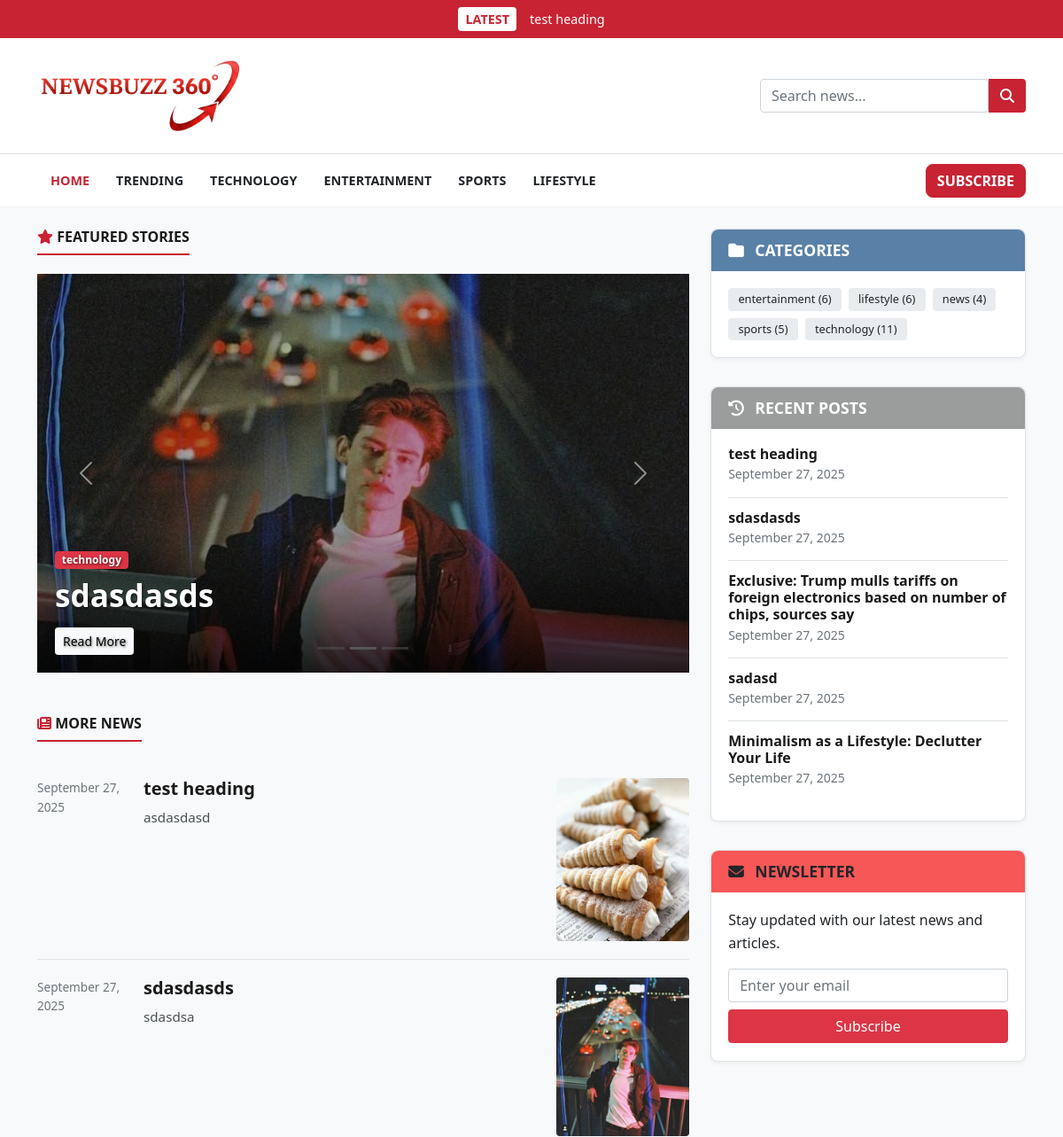
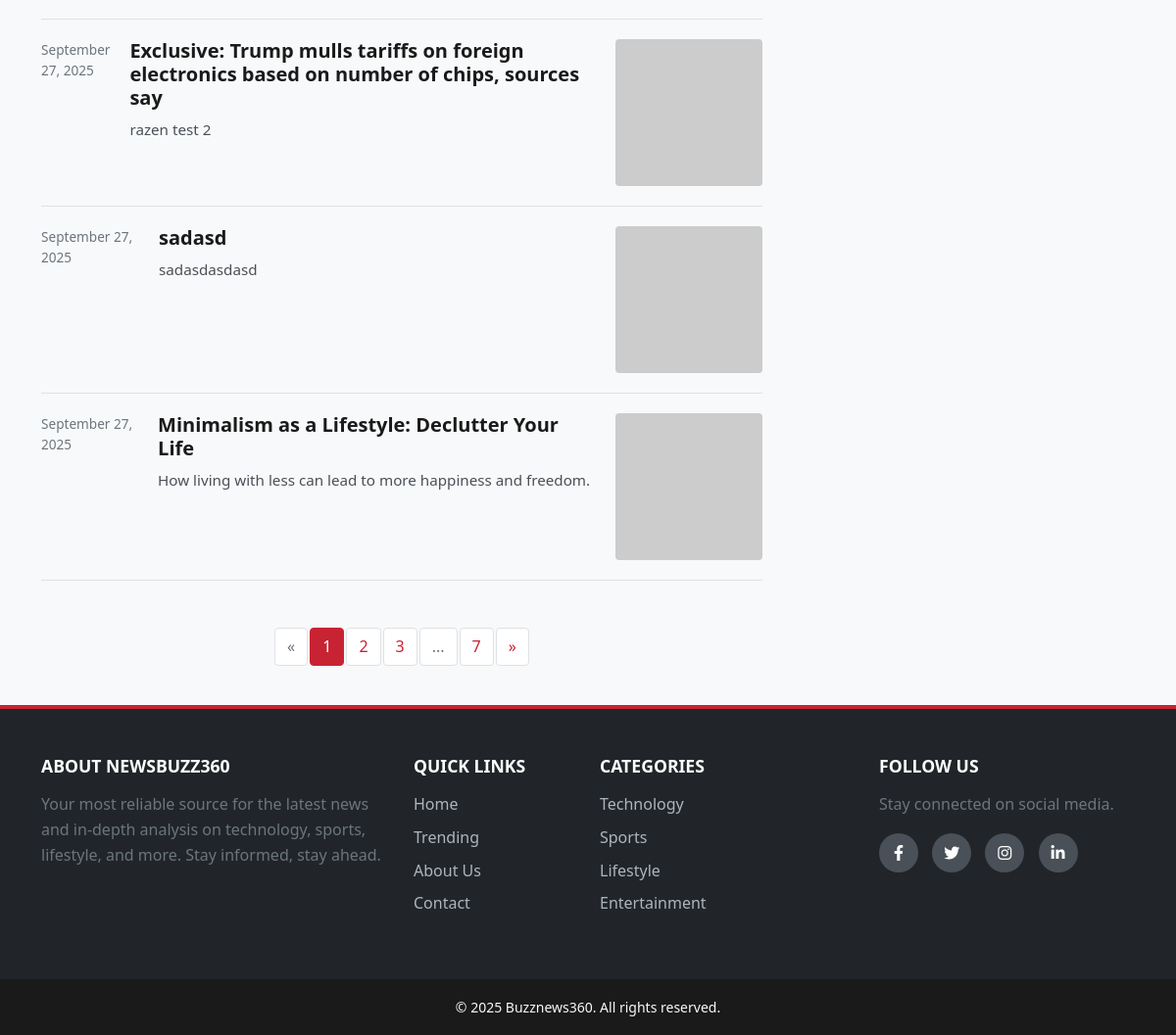
The page / on the database its author committed (2 pictures, top to bottom).
### models.py (models this page shows)
class Post(db.Model):
    id = db.Column(db.Integer, primary_key=True)
    title = db.Column(db.String(100), nullable=False)
    subtitle = db.Column(db.String(150), nullable=True)
    content = db.Column(db.Text, nullable=False)
    category = db.Column(db.String(50), nullable=True)
    thumbnail = db.Column(db.String(100), nullable=True)
    featured = db.Column(db.Boolean, default=False)
    created_at = db.Column(db.DateTime, default=datetime.utcnow)
    def __repr__(self):
        return f'<Post {self.title}>'

### app.py (the view)
@app.route("/")
def home():
    page = request.args.get('page', 1, type=int)
    posts_pagination = Post.query.order_by(Post.id.desc()).paginate(page=page, per_page=5)
    featured_posts = Post.query.filter_by(featured=True).order_by(Post.id.desc()).limit(3).all()
    return render_template("index.html", featured_posts=featured_posts, posts_pagination=posts_pagination)

### app.py (called while the page is built)
@app.context_processor
def inject_latest_post():
    latest_post = Post.query.order_by(Post.id.desc()).first()
    print(f"--- LATEST POST FOUND: {latest_post} ---")
    return dict(latest_post=latest_post)

@app.template_filter('datetime')
def format_datetime(value, format='%B %d, %Y'):
    if isinstance(value, datetime):
        return value.strftime(format)
    return "Recent"

@app.context_processor
@cache.cached(timeout=600)
def inject_categories():
    categories = db.session.query(Post.category, db.func.count(Post.id).label('count')).filter(Post.category.isnot(None), Post.category != '').group_by(Post.category).all()
    current_year = datetime.now().year
    return dict(categories=categories, current_year=current_year)

### templates/index.html (shortened to what this page needs)
{% extends "base.html" %}
{% block content %}
<div class="row">
    <div class="col-lg-8">
        {% if featured_posts %}
        <section class="mb-5">
            <h2 class="section-title">
                <span><i class="fas fa-star"></i> Featured Stories</span>
            </h2>
            <div id="featuredCarousel" class="carousel slide" data-bs-ride="carousel" data-bs-interval="2500">
                <div class="carousel-indicators">
                    {% for post in featured_posts %}
                    <button type="button" data-bs-target="#featuredCarousel" data-bs-slide-to="{{ loop.index0 }}"
                        class="{% if loop.first %}active{% endif %}" aria-current="true"></button>
                    {% endfor %}
                </div>
                <div class="carousel-inner">
                    {% for post in featured_posts %}
                    <div class="carousel-item {% if loop.first %}active{% endif %}">
                        <img src="{{ url_for('static', filename='uploads/' + post.thumbnail) if post.thumbnail else 'https://via.placeholder.com/1200x450/6c757d/FFFFFF?text=Newsbuzz360' }}"
                            class="d-block w-100" alt="{{ post.title }}">
                        <div class="carousel-caption d-none d-md-block">
                            <div class="carousel-caption-overlay"></div>
                            <a href="{{ url_for('category', category_name=post.category) }}"
                                class="badge bg-danger mb-2 text-decoration-none">{{ post.category }}</a>
                            <h5 class="text-white">{{ post.title }}</h5>
                            <a href="{{ url_for('article', id=post.id) }}" class="btn btn-light btn-sm mt-2">Read
                                More</a>
                        </div>
                    </div>
                    {% endfor %}
                </div>
                <button class="carousel-control-prev" type="button" data-bs-target="#featuredCarousel"
                    data-bs-slide="prev">
                    <span class="carousel-control-prev-icon" aria-hidden="true"></span>
                </button>
                <button class="carousel-control-next" type="button" data-bs-target="#featuredCarousel"
                    data-bs-slide="next">
                    <span class="carousel-control-next-icon" aria-hidden="true"></span>
                </button>
            </div>
        </section>
        {% endif %}
        <section>
            <h2 class="section-title"><span><i class="fas fa-newspaper"></i> More News</span></h2>
            {% if posts_pagination.items %}
            {% for post in posts_pagination.items %}
            <div class="news-list-item">
                <div class="timestamp">{{ post.created_at|datetime }}</div>
                <div class="content">
                    <h4 class="title"><a href="{{ url_for('article', id=post.id) }}">{{ post.title }}</a></h4>
                    <p class="summary">{{ post.subtitle or post.content|truncate(120) }}</p>
                </div>
                <div class="thumbnail">
                    <a href="{{ url_for('article', id=post.id) }}">
                        <img src="{{ url_for('static', filename='uploads/' + post.thumbnail) if post.thumbnail else 'https://via.placeholder.com/150' }}"
                            alt="{{ post.title }}">
                    </a>
                </div>
            </div>
            {% endfor %}
            {% else %}
            <p>No news to display.</p>
            {% endif %}
            {% if posts_pagination.pages > 1 %}
            <nav aria-label="Page navigation" class="mt-5">
                <ul class="pagination justify-content-center">
                    <li class="page-item {% if not posts_pagination.has_prev %}disabled{% endif %}"><a class="page-link"
                            href="{{ url_for('home', page=posts_pagination.prev_num) }}">&laquo;</a></li>
                    {% for page_num in posts_pagination.iter_pages(left_edge=1, right_edge=1, left_current=1,
                    right_current=2) %}
                    {% if page_num %}
                    <li class="page-item {% if posts_pagination.page == page_num %}active{% endif %}"><a
                            class="page-link" href="{{ url_for('home', page=page_num) }}">{{ page_num }}</a></li>
                    {% else %}
                    <li class="page-item disabled"><span class="page-link">...</span></li>
                    {% endif %}
                    {% endfor %}
                    <li class="page-item {% if not posts_pagination.has_next %}disabled{% endif %}"><a class="page-link"
                            href="{{ url_for('home', page=posts_pagination.next_num) }}">&raquo;</a></li>
                </ul>
            </nav>
            {% endif %}
        </section>
    </div>
    <div class="col-lg-4">
        <aside class="sidebar">
            <div class="sidebar-widget">
                <h4 class="widget-title widget-title-blue"><i class="fas fa-folder me-2"></i> Categories</h4>
                <div class="widget-body">
                    {% if categories %}
                    <div class="d-flex flex-wrap gap-2">
                        {% for category, count in categories %}
                        <a href="{{ url_for('category', category_name=category) }}" class="badge category-badge">
                            {{ category }} ({{ count }})
                        </a>
                        {% endfor %}
                    </div>
                    {% endif %}
                </div>
            </div>
            <div class="sidebar-widget">
                <h4 class="widget-title widget-title-green"><i class="fas fa-history me-2"></i> Recent Posts</h4>
                <div class="widget-body">
                    {% if posts_pagination.items %}
                    <ul class="list-unstyled">
                        {% for post in posts_pagination.items[:5] %}
                        <li class="recent-post-item">
                            <a href="{{ url_for('article', id=post.id) }}">
                                <h6 class="mb-0">{{ post.title }}</h6>
                                <small class="text-muted">{{ post.created_at|datetime }}</small>
                            </a>
                        </li>
                        {% endfor %}
                    </ul>
                    {% endif %}
                </div>
            </div>
            <div class="sidebar-widget">
                <h4 class="widget-title widget-title-cyan"><i class="fas fa-envelope me-2"></i> Newsletter</h4>
                <div class="widget-body">
                    <p>Stay updated with our latest news and articles.</p>
                    <form action="{{ url_for('subscribe') }}" method="POST">
                        <input type="email" name="email" class="form-control mb-2" placeholder="Enter your email"
                            required>
                        <button type="submit" class="btn btn-danger w-100">Subscribe</button>
                    </form>
                </div>
            </div>
        </aside>
    </div>
</div>
{% endblock %}

### templates/base.html (shortened to what this page needs)
<!DOCTYPE html>
<html lang="en">
<head>
    <link href="https://cdn.jsdelivr.net/npm/bootstrap@5.1.3/dist/css/bootstrap.min.css" rel="stylesheet">
    <link rel="stylesheet" href="https://cdnjs.cloudflare.com/ajax/libs/font-awesome/6.2.0/css/all.min.css">
    <link rel="stylesheet" href="{{ url_for('static', filename='style.css') }}">
</head>
<body>
    <header>
        {% if latest_post %}
        <a href="{{ url_for('article', id=latest_post.id) }}" class="top-breaking-bar-link">
            <div id="top-breaking-bar">
                <div class="container d-flex align-items-center justify-content-center">
                    <span class="breaking-tag">LATEST</span>
                    <span class="breaking-text">{{ latest_post.title }}</span>
                </div>
            </div>
        </a>
        {% endif %}
        <div id="header-main">
            <div class="container">
                <div class="header-main-wrapper">
                    <a class="navbar-brand logo" href="{{ url_for('home') }}">
                        <img src="{{ url_for('static', filename='images/logo.png') }}" alt="Newsbuzz360 Logo">
                    </a>
                    <form class="search-form ms-auto" action="{{ url_for('search') }}" method="GET">
                        <input type="text" class="form-control" name="query" placeholder="Search news..." required>
                        <button type="submit" class="btn"><i class="fas fa-search"></i></button>
                    </form>
                </div>
            </div>
        </div>
        <nav class="navbar navbar-expand-lg navbar-light" id="main-nav">
            <div class="container">
                <div class="collapse navbar-collapse" id="navbarNav">
                    <ul class="navbar-nav">
                        <li class="nav-item"><a class="nav-link active" href="{{ url_for('home') }}">Home</a></li>
                        <li class="nav-item"><a class="nav-link" href="{{ url_for('trending') }}">Trending</a></li>
                        <li class="nav-item"><a class="nav-link"
                                href="{{ url_for('category', category_name='technology') }}">Technology</a></li>
                        <li class="nav-item"><a class="nav-link"
                                href="{{ url_for('category', category_name='entertainment') }}">Entertainment</a></li>
                        <li class="nav-item"><a class="nav-link"
                                href="{{ url_for('category', category_name='sports') }}">Sports</a></li>
                        <li class="nav-item"><a class="nav-link"
                                href="{{ url_for('category', category_name='lifestyle') }}">Lifestyle</a></li>
                    </ul>
                    <ul class="navbar-nav ms-auto">
                        <li class="nav-item">
                            <a href="#" class="btn btn-danger subscribe-btn">Subscribe</a>
                        </li>
                    </ul>
                </div>
            </div>
        </nav>
    </header>
    <main class="my-4">
        <div class="container">
            {% block content %}{% endblock %}
        </div>
    </main>
    <footer class="main-footer bg-dark text-light">
        <div class="container pt-5 pb-4">
            <div class="row">
                <div class="col-md-4 mb-4">
                    <h5 class="footer-heading">About Newsbuzz360</h5>
                    <p class="text-muted">
                        Your most reliable source for the latest news and in-depth analysis on technology, sports,
                        lifestyle, and more. Stay informed, stay ahead.
                    </p>
                </div>
                <div class="col-md-2 mb-4">
                    <h5 class="footer-heading">Quick Links</h5>
                    <ul class="list-unstyled footer-links">
                        <li><a href="{{ url_for('home') }}">Home</a></li>
                        <li><a href="{{ url_for('trending') }}">Trending</a></li>
                        <li><a href="#">About Us</a></li>
                        <li><a href="#">Contact</a></li>
                    </ul>
                </div>
                <div class="col-md-3 mb-4">
                    <h5 class="footer-heading">Categories</h5>
                    <ul class="list-unstyled footer-links">
                        <li><a href="{{ url_for('category', category_name='technology') }}">Technology</a></li>
                        <li><a href="{{ url_for('category', category_name='sports') }}">Sports</a></li>
                        <li><a href="{{ url_for('category', category_name='lifestyle') }}">Lifestyle</a></li>
                        <li><a href="{{ url_for('category', category_name='entertainment') }}">Entertainment</a></li>
                    </ul>
                </div>
                <div class="col-md-3 mb-4">
                    <h5 class="footer-heading">Follow Us</h5>
                    <p class="text-muted">Stay connected on social media.</p>
                    <div class="social-icons">
                        <a href="#"><i class="fab fa-facebook-f"></i></a>
                        <a href="#"><i class="fab fa-twitter"></i></a>
                        <a href="#"><i class="fab fa-instagram"></i></a>
                        <a href="#"><i class="fab fa-linkedin-in"></i></a>
                    </div>
                </div>
            </div>
        </div>
        <div class="footer-bottom text-center py-3">
            <small>&copy; {{ current_year }} Buzznews360. All rights reserved.</small>
        </div>
    </footer>
</body>
</html>

### rows shown on the page
Post: title "test heading", created_at "September 27, 2025", subtitle "asdasdasd", thumbnail (picture)
Post: thumbnail (picture), category "technology", title "sdasdasds", created_at "September 27, 2025", subtitle "sdasdsa"
Post: created_at "September 27, 2025", title "sadasd", subtitle "sadasdasdasd"
Post: created_at "September 27, 2025", title "Exclusive: Trump mulls tariffs on foreign electronics based on number of chips, sources say", subtitle "razen test 2"
Post: created_at "September 27, 2025", title "Minimalism as a Lifestyle: Declutter Your Life", subtitle "How living with less can lead to more happiness and freedom."
Post: category "lifestyle", id "6"

### other values the page prints
{{ page_num }} "1" "2" "3" "7"
{{ category }} "entertainment" "news" "sports" "technology"
{{ count }} "6" "4" "5" "11"
